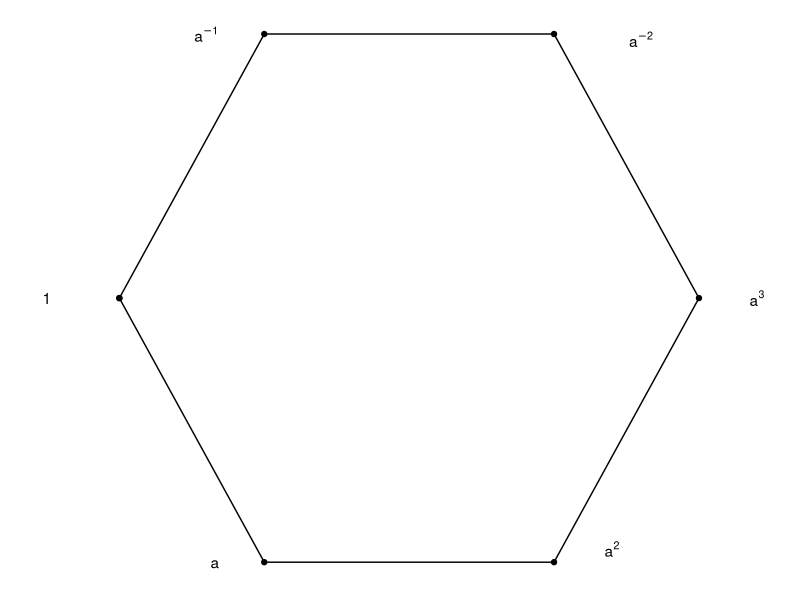
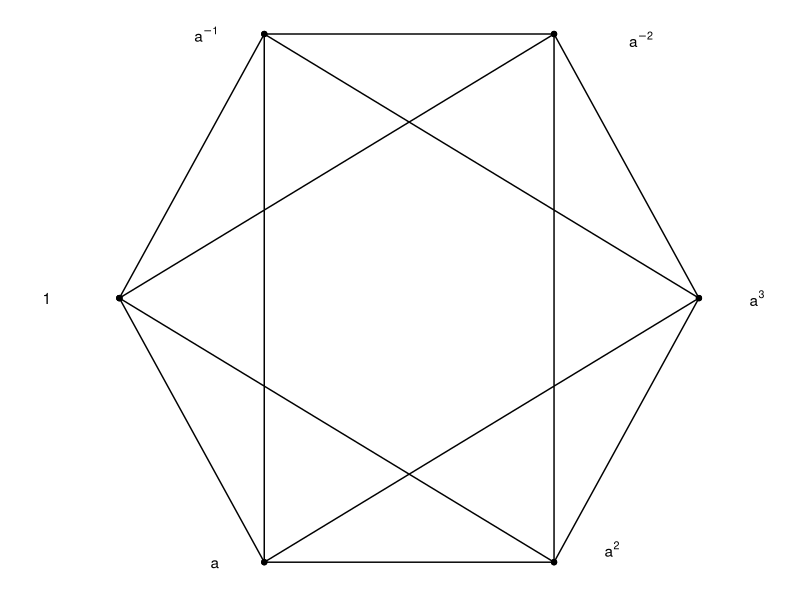
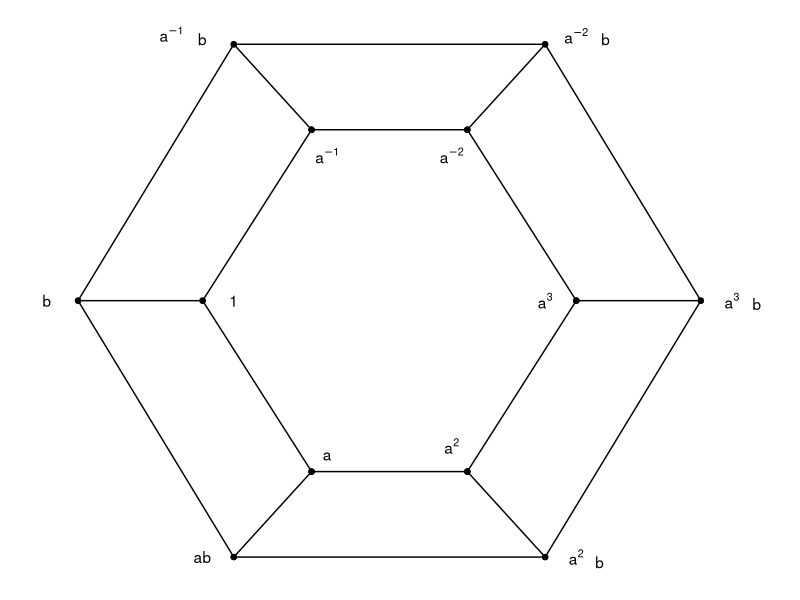

These charts were generated, in order, by the following R code:
## ---- chunk 1
library(tidyverse)
df_eg31 <- data.frame(x = c(0, 0.5, 1.5, 2, 1.5, 0.5, 0), y = c(0, -1, -1, 0, 1, 1, 0))
ggplot(df_eg31, aes(x, y)) + geom_point() + geom_path() + theme_bw() + theme(panel.border = element_blank(),line = element_blank(),
        text = element_blank(),
        title = element_blank()) +
  annotate("text", x=-0.25, y = 0, label = "1") + annotate("text", x=0.33, y = -1, label = "a") +
  annotate("text", x=1.7, y = -0.95, label = "a^2", parse = TRUE) + annotate("text", x=2.2, y = 0, label = "a^3", parse = TRUE) +
  annotate("text", x=0.30, y = 1, label = "a^{-1}", parse = TRUE) + annotate("text", x=1.8, y = 0.98, label = "a^{-2}", parse = TRUE)
## ---- chunk 2
library(tidyverse)
df_eg32 <- data.frame(x = c(0, 0.5, 1.5, 2, 1.5, 0.5, 0.5, 2, 0.5, 0, 1.5, 1.5, 0), y = c(0, -1, -1, 0, 1, 1, -1, 0, 1, 0, -1, 1, 0))
ggplot(df_eg32, aes(x, y)) + geom_point() + geom_path() + theme_bw() + theme(panel.border = element_blank(),line = element_blank(),
        text = element_blank(),
        title = element_blank()) +
  annotate("text", x=-0.25, y = 0, label = "1") + annotate("text", x=0.33, y = -1, label = "a") +
  annotate("text", x=1.7, y = -0.95, label = "a^2", parse = TRUE) + annotate("text", x=2.2, y = 0, label = "a^3", parse = TRUE) +
  annotate("text", x=0.30, y = 1, label = "a^{-1}", parse = TRUE) + annotate("text", x=1.8, y = 0.98, label = "a^{-2}", parse = TRUE)
## ---- chunk 3
library(tidyverse)
df_eg32 <- data.frame(x = c(0, 1, 3, 4, 3, 1, 0, 0.8, 1.5, 1, 1.5, 1.5, 2.5, 3, 2.5, 2.5, 3.2, 4, 3.2, 3.2, 2.5, 3, 2.5,2.5, 1.5, 1, 1.5, 1.5, 0.8), y = c(0, -1.5, -1.5, 0, 1.5, 1.5, 0, 0, -1, -1.5, -1, -1, -1, -1.5, -1, -1, 0, 0, 0, 0, 1, 1.5, 1, 1, 1, 1.5, 1, 1, 0))
ggplot(df_eg32, aes(x, y)) + geom_point() + geom_path() + theme_bw() + theme(panel.border = element_blank(),line = element_blank(),
        text = element_blank(),
        title = element_blank()) +
  annotate("text", x=-0.2, y = 0, label = "b") + annotate("text", x=1.6, y = -0.9, label = "a") +
  annotate("text", x=0.8, y = -1.5, label = "ab") + annotate("text", x=0.6, y = 1.56, label = "a^{-1}", parse = TRUE) +
  annotate("text", x=0.8, y = 1.53, label = "b") + annotate("text", x=3.2, y = -1.5, label = "a^2", parse = TRUE) +
  annotate("text", x=3.35, y = -1.53, label = "b") + annotate("text", x=3.2, y = 1.55, label = "a^{-2}", parse = TRUE) +
  annotate("text", x=3.39, y = 1.53, label = "b") +
  annotate("text", x=2.4, y = -0.85, label = "a^2", parse = TRUE) + annotate("text", x=1, y = 0, label = "1", parse = TRUE) +
  annotate("text", x=3, y = 0, label = "a^3", parse = TRUE) + annotate("text", x=4.2, y = 0, label = paste0("a^{3}"), parse=TRUE) +
  annotate("text", x=4.36, y = -0.02, label = paste0("b"), parse=TRUE) +
  annotate("text", x=1.6, y = 0.85, label = "a^{-1}", parse = TRUE) + annotate("text", x=2.4, y = 0.85, label = "a^{-2}", parse = TRUE)
